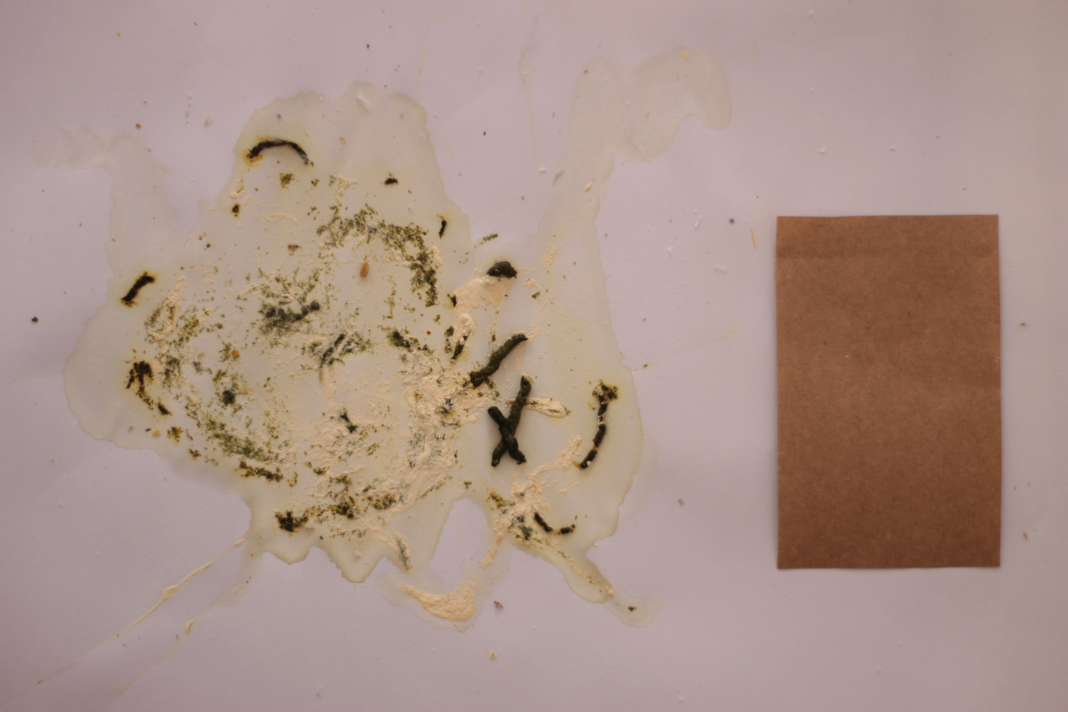
#> input picture img-db/IMG_8766-diarrhea.JPG, 4272 x 2848 px (shown at 1/4 size); its folder holds only this picture in this run
$ jupyter execute --allow-errors third-notebook.ipynb
#> lines starting #> are read from the running program, lines starting #| are printed output that depends on the picture
#> further down, img_in is the input picture: shape (2848, 4272, 3); mean R, G, B 170.7, 147.3, 137.4
[cell 1]
# RRM nUSP 6516211
# SCC5830 (2022/1)
# Final Project = Morphological characterization of bird droppings using img. proc. techniques

[cell 2]
import numpy as np
import imageio
import matplotlib as mpl, matplotlib.pyplot as plt
import glob
import pandas as pd
import seaborn as sns

[cell 3]
# [6 lines of commented-out code are left out]

[cell 4]
filename_all = glob.glob("img-db/*.JPG")
filename_test = glob.glob("img-db/*-diarrhea.JPG")
filename_train = [f for f in filename_all if f not in filename_test]
filename_test, filename_train

#> (a cell that did not finish here is left out)

[cell 6]
# [8 lines left out: function remove_bg, not called in this run]

[cell 7]
# [14 lines left out: function get_card, not called in this run]

[cell 8]
# [11 lines left out: function segment_gray, not called in this run]

[cell 9]
# [6 lines left out: function grayscale_convert, not called in this run]

[cell 10]
# [6 lines left out: function fourier_transform_log, not called in this run]

[cell 11]
# [14 lines left out: function calculate_glcm, not called in this run]

[cell 12]
# [16 lines left out: function haralick, not called in this run]

[cell 13]
# Calculate descriptors for all dataset
df = pd.DataFrame(columns=['area_total', 'area_proportion', 'haralick_auto_cor',
                           'haralick_energy', 'haralick_entropy', 'haralick_max_prob'],
                  index=filename_all)
df_vectors = pd.DataFrame(columns=['hist_b_liquid', 'freq_log_solid',
                                   'hist_r_solid', 'hist_g_solid'],
                          index=filename_all)
con, ntotal = 1, str(len(filename_all))
#> (the rest of this cell did not finish here and is left out)

[cell 14]
df.head(2)

[cell 15]
df_vectors.head(2)

[cell 16]
# Compose the normality curve from all distances between descriptors
## Centroid of vectors
df_vectors['mean_hist_b_liquid'] = [df_vectors['hist_b_liquid'][filename_train].mean() for _ in range(len(df))]
df_vectors['mean_freq_log_solid'] = [df_vectors['freq_log_solid'][filename_train].mean() for _ in range(len(df))]
df_vectors['mean_hist_r_solid'] = [df_vectors['hist_r_solid'][filename_train].mean() for _ in range(len(df))]
df_vectors['mean_hist_g_solid'] = [df_vectors['hist_g_solid'][filename_train].mean() for _ in range(len(df))]

## Calculation of distances
df_vectors['dist_hist_b_liquid'] = (df_vectors['hist_b_liquid'] - df_vectors['mean_hist_b_liquid'])**2
df['dist_hist_b_liquid'] = df_vectors['dist_hist_b_liquid'].apply(lambda x: np.sqrt(np.sum(x)))
df_vectors['dist_freq_log_solid'] = (df_vectors['freq_log_solid'] - df_vectors['mean_freq_log_solid'])**2
df['dist_freq_log_solid'] = df_vectors['dist_freq_log_solid'].apply(lambda x: np.sqrt(np.sum(x)))
df_vectors['dist_hist_r_solid'] = (df_vectors['hist_r_solid'] - df_vectors['mean_hist_r_solid'])**2
df['dist_hist_r_solid'] = df_vectors['dist_hist_r_solid'].apply(lambda x: np.sqrt(np.sum(x)))
df_vectors['dist_hist_g_solid'] = (df_vectors['hist_g_solid'] - df_vectors['mean_hist_g_solid'])**2
df['dist_hist_g_solid'] = df_vectors['dist_hist_g_solid'].apply(lambda x: np.sqrt(np.sum(x)))

[cell 17]
df.head(4)

[cell 18]
# Compare the test case with the normality curves
plt.figure(figsize=(15,15))
plt.subplot(431); sns.histplot(data=df, x='area_total', kde=True)
plt.axvline(df['area_total'][filename_test[0]], 0,10, c='red')
plt.subplot(432); sns.histplot(data=df, x='area_proportion', kde=True)
plt.axvline(df['area_proportion'][filename_test[0]], 0,10, c='red')
plt.subplot(433); sns.histplot(data=df, x='haralick_auto_cor', kde=True)
plt.axvline(df['haralick_auto_cor'][filename_test[0]], 0,10, c='red')
plt.subplot(434); sns.histplot(data=df, x='haralick_energy', kde=True)
plt.axvline(df['haralick_energy'][filename_test[0]], 0,10, c='red')
plt.subplot(435); sns.histplot(data=df, x='haralick_entropy', kde=True)
plt.axvline(df['haralick_entropy'][filename_test[0]], 0,10, c='red')
plt.subplot(436); sns.histplot(data=df, x='haralick_max_prob', kde=True)
plt.axvline(df['haralick_max_prob'][filename_test[0]], 0,10, c='red')
plt.subplot(437); sns.histplot(data=df, x='dist_hist_b_liquid', kde=True)
plt.axvline(df['dist_hist_b_liquid'][filename_test[0]], 0,10, c='red')
plt.subplot(438); sns.histplot(data=df, x='dist_freq_log_solid', kde=True)
plt.axvline(df['dist_freq_log_solid'][filename_test[0]], 0,10, c='red')
plt.subplot(439); sns.histplot(data=df, x='dist_hist_r_solid', kde=True)
plt.axvline(df['dist_hist_r_solid'][filename_test[0]], 0,10, c='red')
#plt.subplot(439); sns.histplot(data=df, x='dist_hist_g_solid', kde=True)
#plt.axvline(df['dist_hist_g_solid'][filename_test[0]], 0,10, c='red')
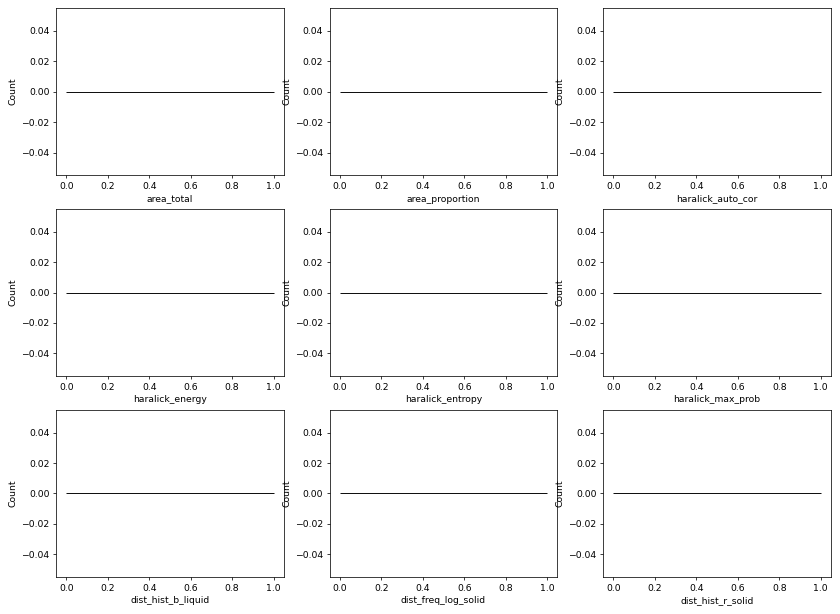
#> figure drawn by matplotlib, 9 panels
